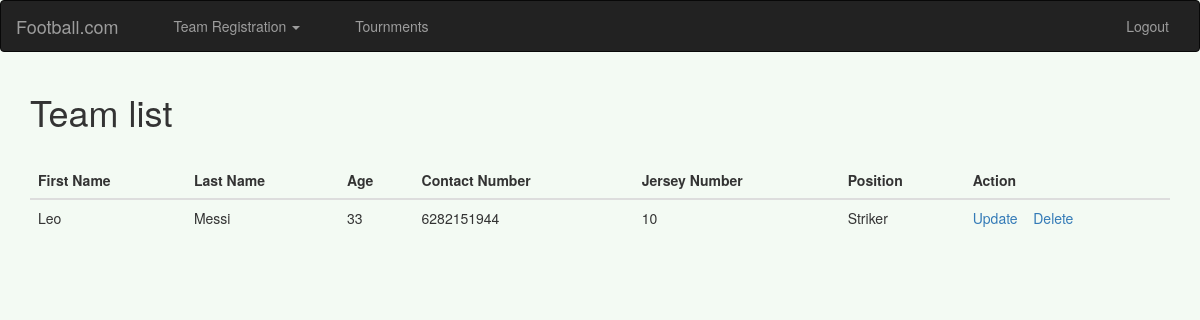
The app's page /myteam (signed in), older data.
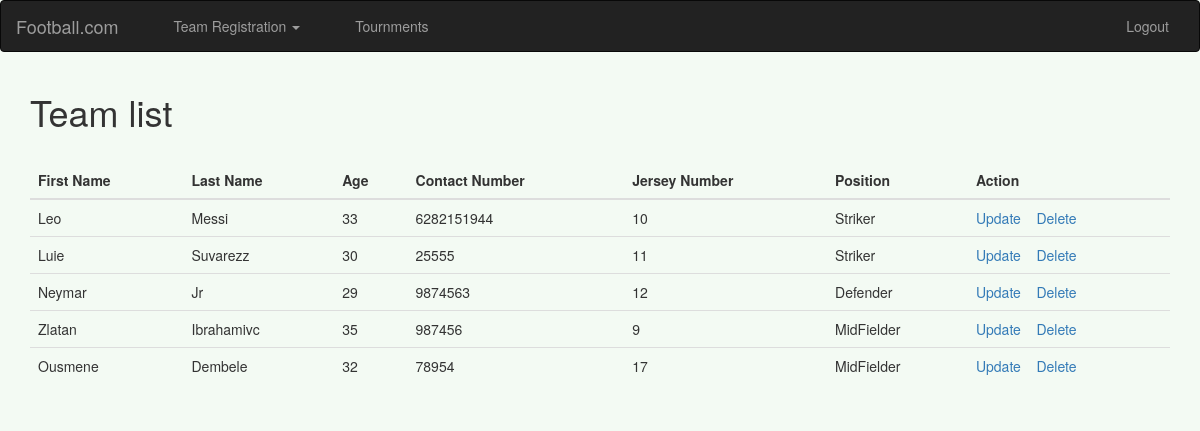
The same page, newer data.
### Manager/models.py (models this page shows, shortened)
class AddPlayer(models.Model):
    POSITION_CHOICES = (('Striker','Striker'),('MidFielder','MidFielder'),('Defender','Defender'),('GoalKeeper','GoalKeeper'))
    first_name = models.CharField(max_length=20)
    last_name = models.CharField(max_length=20)
    team_name = models.ForeignKey(AddTeam,on_delete=models.CASCADE)
    age = models.IntegerField()
    contact_no = models.IntegerField()
    address = models.TextField()
    jersy_no = models.IntegerField()
    position = models.CharField(max_length=25,choices=POSITION_CHOICES)
    upload_photo = models.ImageField(upload_to='players/')

### Manager/views.py (the view)
# urls.py: url(r'^myteam', views.view_team),
def view_team(request):
    x = (request.session.get('loginid'))
    print(x)
    cursor = connection.cursor()
    cursor.execute("""
    SELECT
    Manager_addplayer.*
    FROM
    auth_user left outer join  Manager_addteam
    ON
    (auth_user.id=Manager_addteam.username_id)
    left outer JOIN Manager_addplayer
    on
    (Manager_addplayer.team_name_id = Manager_addteam.id)
    WHERE auth_user.id = %d"""%(x))
    dict = {}
    dict = dictfetchall(cursor)
    print(dict)
    context = {
        'dict': dict
    }
    return render(request, 'manager/myteam.html', context)

### Manager/views.py (called while the page is built)
def dictfetchall(cursor):
    columns = [col[0] for col in cursor.description]
    return [
        dict(zip(columns, row))
        for row in cursor.fetchall()
    ]

### templates/Manager/myteam.html (shortened to what this page needs)
<!DOCTYPE html>
{% extends 'Manager/homebase.html'%}
{%load staticfiles%}
{% load crispy_forms_tags %}
{% block homeblock%}
<div class="container">
<h1> Team list </h1> <br>
{% if dict %}
    <table id="t1" class="table">
        <thead>
        <th> First Name</th>
        <th> Last Name</th>
        <th> Age</th>
        <th> Contact Number</th>
        <th> Jersey Number</th>
        <th> Position</th>
        <th>Action</th>
        </thead>
        {%for d in dict%}
        <tr>
            <td> {{d.first_name}} </td>
            <td> {{d.last_name}} </td>
            <td> {{d.age}} </td>
            <td> {{d.contact_no}} </td>
            <td>{{d.jersy_no}} </td>
            <td> {{d.position}} </td>
            <td> <a href="#"> Update &nbsp&nbsp <a href="/delete/{{d.id}}">Delete</a></td>
          </tr>
          {% endfor %}
        </table>
        {%else%}
          <p>No data</p>
          {%endif%}
</div>
{%endblock%}

Row changes from the older to the newer data that the page shows:
added AddPlayer: first_name "Luie", last_name "Suvarezz", age "30", contact_no "25555", jersy_no "11", position "Striker"
added AddPlayer: first_name "Neymar", last_name "Jr", age "29", contact_no "9874563", jersy_no "12", position "Defender"
added AddPlayer: first_name "Zlatan", last_name "Ibrahamivc", age "35", contact_no "987456", jersy_no "9", position "MidFielder"
added AddPlayer: first_name "Ousmene", last_name "Dembele", age "32", contact_no "78954", jersy_no "17", position "MidFielder"
